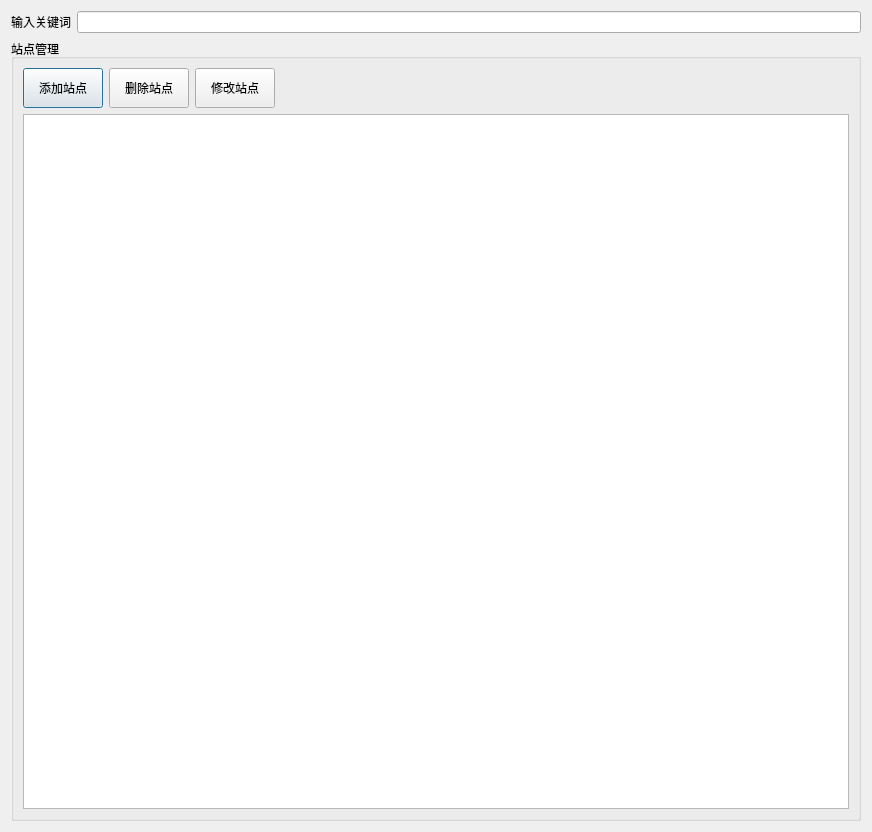
<?xml version="1.0" encoding="UTF-8"?>
<ui version="4.0">
 <class>StationListDialog</class>
 <widget class="QDialog" name="StationListDialog">
  <property name="geometry">
   <rect>
    <x>0</x>
    <y>0</y>
    <width>872</width>
    <height>832</height>
   </rect>
  </property>
  <property name="windowTitle">
   <string>站点管理</string>
  </property>
  <layout class="QGridLayout" name="gridLayout_3">
   <item row="0" column="0">
    <widget class="QLabel" name="label">
     <property name="text">
      <string>输入关键词</string>
     </property>
    </widget>
   </item>
   <item row="1" column="0" colspan="2">
    <widget class="QGroupBox" name="groupBox_2">
     <property name="maximumSize">
      <size>
       <width>16777215</width>
       <height>16777215</height>
      </size>
     </property>
     <property name="title">
      <string>站点管理</string>
     </property>
     <layout class="QGridLayout" name="gridLayout_2">
      <item row="0" column="0">
       <widget class="QPushButton" name="pushButtonAdd">
        <property name="minimumSize">
         <size>
          <width>80</width>
          <height>40</height>
         </size>
        </property>
        <property name="text">
         <string>添加站点</string>
        </property>
       </widget>
      </item>
      <item row="3" column="0" colspan="5">
       <widget class="QTableWidget" name="tableWidget">
        <property name="maximumSize">
         <size>
          <width>16777215</width>
          <height>16777215</height>
         </size>
        </property>
       </widget>
      </item>
      <item row="0" column="1">
       <widget class="QPushButton" name="pushButtonRemove">
        <property name="minimumSize">
         <size>
          <width>80</width>
          <height>40</height>
         </size>
        </property>
        <property name="text">
         <string>删除站点</string>
        </property>
       </widget>
      </item>
      <item row="0" column="3">
       <spacer name="horizontalSpacer">
        <property name="orientation">
         <enum>Qt::Horizontal</enum>
        </property>
        <property name="sizeHint" stdset="0">
         <size>
          <width>40</width>
          <height>20</height>
         </size>
        </property>
       </spacer>
      </item>
      <item row="0" column="2">
       <widget class="QPushButton" name="pushButtonModify">
        <property name="minimumSize">
         <size>
          <width>80</width>
          <height>40</height>
         </size>
        </property>
        <property name="text">
         <string>修改站点</string>
        </property>
       </widget>
      </item>
     </layout>
    </widget>
   </item>
   <item row="0" column="1">
    <widget class="QLineEdit" name="lineEditKeyWord"/>
   </item>
  </layout>
 </widget>
 <resources/>
 <connections/>
</ui>
